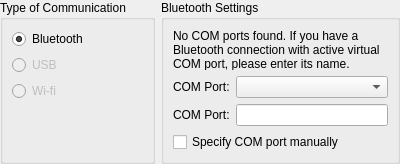
<?xml version="1.0" encoding="UTF-8"?>
<ui version="4.0">
 <class>Ev3AdditionalPreferences</class>
 <widget class="QWidget" name="Ev3AdditionalPreferences">
  <property name="geometry">
   <rect>
    <x>0</x>
    <y>0</y>
    <width>400</width>
    <height>164</height>
   </rect>
  </property>
  <property name="windowTitle">
   <string>Form</string>
  </property>
  <layout class="QHBoxLayout" name="horizontalLayout">
   <property name="leftMargin">
    <number>0</number>
   </property>
   <property name="topMargin">
    <number>0</number>
   </property>
   <property name="rightMargin">
    <number>0</number>
   </property>
   <property name="bottomMargin">
    <number>0</number>
   </property>
   <item>
    <widget class="QGroupBox" name="communicationTypeGroupBox">
     <property name="title">
      <string>Type of Communication</string>
     </property>
     <layout class="QFormLayout" name="formLayout_6">
      <property name="fieldGrowthPolicy">
       <enum>QFormLayout::AllNonFixedFieldsGrow</enum>
      </property>
      <item row="0" column="0">
       <widget class="QRadioButton" name="bluetoothRadioButton">
        <property name="text">
         <string>Bluetooth</string>
        </property>
        <property name="checked">
         <bool>true</bool>
        </property>
       </widget>
      </item>
      <item row="1" column="0">
       <widget class="QRadioButton" name="usbRadioButton">
        <property name="enabled">
         <bool>false</bool>
        </property>
        <property name="text">
         <string>USB</string>
        </property>
        <property name="checkable">
         <bool>false</bool>
        </property>
       </widget>
      </item>
      <item row="2" column="0">
       <widget class="QRadioButton" name="wifiRadioButton">
        <property name="enabled">
         <bool>false</bool>
        </property>
        <property name="text">
         <string>Wi-fi</string>
        </property>
        <property name="checkable">
         <bool>false</bool>
        </property>
       </widget>
      </item>
     </layout>
    </widget>
   </item>
   <item>
    <widget class="QGroupBox" name="bluetoothSettingsGroupBox">
     <property name="title">
      <string>Bluetooth Settings</string>
     </property>
     <layout class="QGridLayout" name="gridLayout_4">
      <item row="1" column="0">
       <widget class="QLabel" name="comPortLabel">
        <property name="text">
         <string>COM Port:</string>
        </property>
       </widget>
      </item>
      <item row="1" column="1">
       <widget class="QComboBox" name="comPortComboBox">
        <property name="sizePolicy">
         <sizepolicy hsizetype="Expanding" vsizetype="Fixed">
          <horstretch>0</horstretch>
          <verstretch>0</verstretch>
         </sizepolicy>
        </property>
       </widget>
      </item>
      <item row="2" column="0">
       <widget class="QLabel" name="directInputComPortLabel">
        <property name="text">
         <string>COM Port:</string>
        </property>
       </widget>
      </item>
      <item row="0" column="0" colspan="2">
       <widget class="QLabel" name="noComPortsFoundLabel">
        <property name="text">
         <string>No COM ports found. If you have a Bluetooth connection with active virtual COM port, please enter its name. Example: COM3</string>
        </property>
        <property name="wordWrap">
         <bool>true</bool>
        </property>
       </widget>
      </item>
      <item row="2" column="1">
       <widget class="QLineEdit" name="directInputComPortLineEdit"/>
      </item>
      <item row="3" column="0" colspan="2">
       <widget class="QCheckBox" name="manualComPortCheckbox">
        <property name="text">
         <string>Specify COM port manually</string>
        </property>
       </widget>
      </item>
     </layout>
    </widget>
   </item>
  </layout>
 </widget>
 <resources/>
 <connections/>
</ui>
